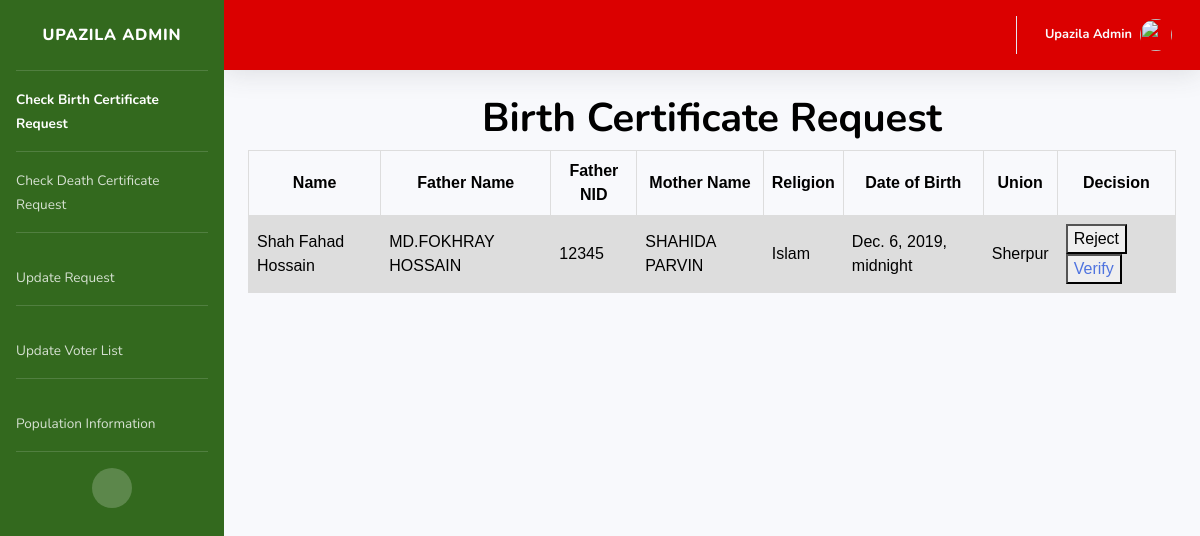
The app's page /UpAdmin/ with its own data.
### Hospital/models.py (models this page shows)
class NewChildInfo(models.Model):
    Name = models.CharField(max_length=100)
    Birth_Date = models.DateTimeField(default=timezone.now)
    Blood_group = models.CharField(max_length=10)
    Father_name = models.CharField(max_length=50)
    Father_NID = models.CharField(max_length=20)
    Mother_name = models.CharField(max_length=50)
    Religion = models.CharField(max_length=20)
    Validation = models.BooleanField(default=False)
    District_name = models.CharField(max_length=50)
    Division_name = models.CharField(max_length=50)
    Upazila_name = models.CharField(max_length=50)
    Union_name = models.CharField(max_length=50)

### UpAdmin/viewsUpAdmin.py (the view)
# urls.py: path('', viewsUpAdmin.UpAdminHome, name="UpAdminHome"),
def UpAdminHome(request):
    childInfo = NewChildInfo.objects.all().filter(Validation=False)
    return render(request, 'UPAdminHomePage.html', {'childInfo': childInfo})

### UpAdmin/templates/UPAdminHomePage.html (shortened to what this page needs)
{% extends 'base.html' %}
{% block content %}
    <div id="wrapper">
        <ul class="navbar-nav bg-gradient-primary sidebar sidebar-dark accordion" id="accordionSidebar">
            <a class="sidebar-brand d-flex align-items-center justify-content-center" href="index.html">
                <div class="sidebar-brand-text mx-3">Upazila Admin </div>
            </a>
            <hr class="sidebar-divider my-0">
            <li class="nav-item active">
                <a class="nav-link" href="/UpAdmin/">
                    <span>Check Birth Certificate Request</span>
                </a>
            </li>
            <hr class="sidebar-divider my-0">
            <li class="nav-item">
                <a class="nav-link" href="CDCertificateRequest.html">
                    <span>Check Death Certificate Request</span>
                </a>
            </li>
            <hr class="sidebar-divider">
            <li class="nav-item">
                <a class="nav-link" href="UpdateRequest.html">
                    <span>Update Request</span>
                </a>
            </li>
            <hr class="sidebar-divider">
            <li class="nav-item">
                <a class="nav-link" href="UpdateVoterList.html">
                    <span>Update Voter List</span>
                </a>
            </li>
            <hr class="sidebar-divider">
            <li class="nav-item">
                <a class="nav-link" href="UPPopulationInfo.html">
                    <span>Population Information</span>
                </a>
            </li>
            <hr class="sidebar-divider">
            <div class="text-center d-none d-md-inline">
                <button class="rounded-circle border-0" id="sidebarToggle"></button>
            </div>
        </ul>
        <div id="content-wrapper" class="d-flex flex-column">
            <div id="content">
                <nav class="navbar navbar-expand navbar-light bg-white topbar mb-4 static-top shadow">
                    <ul class="navbar-nav ml-auto">
                        <li class="nav-item dropdown no-arrow">
                            <a class="nav-link dropdown-toggle" href="#" id="userDropdown" role="button"
                                data-toggle="dropdown" aria-haspopup="true" aria-expanded="false">
                                <span class="mr-2 d-none d-lg-inline text-gray-600 small">
                                    <b>Upazila Admin</b>
                                </span>
                                <img class="img-profile rounded-circle"
                                    src="https://cdn2.iconfinder.com/data/icons/basics-vol-2/354/admin_person_man_people_customer_user_human-512.png">
                            </a>
                        </li>
                    </ul>
                </nav>
                <center><h1><b>Birth Certificate Request</b></h1></center>
                <div class="container-fluid">
                    <table>
                    <tr>
                        <th>Name</th>
                        <th>Father Name</th>
                        <th>Father NID</th>
                        <th>Mother Name</th>
                        <th>Religion</th>
                        <th>Date of Birth</th>
                        <th>Union</th>
                        <th>Decision</th>
                    </tr>
                    {% for childinfos in childInfo %}
                    <tr>
                        <td>{{ childinfos.Name }}</td>
                        <td>{{ childinfos.Father_name }}</td>
                        <td>{{ childinfos.Father_NID }}</td>
                        <td>{{ childinfos.Mother_name }}</td>
                        <td>{{ childinfos.Religion }}</td>
                        <td>{{ childinfos.Birth_Date }}</td>
                        <td>{{ childinfos.Union_name }}</td>
                        <td>
                            <button id="btnReject"> Reject </button> <button id="btnVerified"><a href={% url 'VerifyNewChildInfo' id=childinfos.id %}>Verify</a></button>
                        </td>
                    </tr>
                    {% endfor%}
                    </table>
                </div>
            </div>
        </div>
    </div>
{% endblock content %}

### UpAdmin/static/css/style.css (style rules this page uses)
table { font-family: arial, sans-serif; border-collapse: collapse; width: 100%; }
th { border: 1px solid #dddddd; text-align: center; padding: 8px; }
td { border: 1px solid #dddddd; text-align: left; padding: 8px; }
tr:nth-child(even) { background-color: #dddddd; }

### records on screen
NewChildInfo: Name "Shah Fahad Hossain", Father_name "MD.FOKHRAY HOSSAIN", Father_NID "12345", Mother_name "SHAHIDA PARVIN", Religion "Islam", Birth_Date "Dec. 6, 2019, midnight", Union_name "Sherpur"
